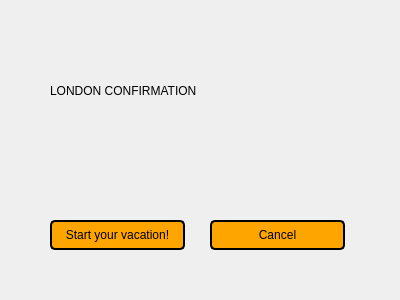
<?xml version="1.0" encoding="UTF-8"?>
<ui version="4.0">
 <class>tConfirmLondon</class>
 <widget class="QWidget" name="tConfirmLondon">
  <property name="geometry">
   <rect>
    <x>0</x>
    <y>0</y>
    <width>400</width>
    <height>300</height>
   </rect>
  </property>
  <property name="windowTitle">
   <string>Form</string>
  </property>
  <widget class="QLabel" name="label">
   <property name="geometry">
    <rect>
     <x>50</x>
     <y>50</y>
     <width>191</width>
     <height>81</height>
    </rect>
   </property>
   <property name="text">
    <string>LONDON CONFIRMATION</string>
   </property>
  </widget>
  <widget class="QPushButton" name="startSimulationButton">
   <property name="geometry">
    <rect>
     <x>50</x>
     <y>220</y>
     <width>135</width>
     <height>30</height>
    </rect>
   </property>
   <property name="styleSheet">
    <string notr="true">background-color:#ffa500;
border-style: solid;
border-color: black;
border-width: 2px;
border-radius: 5px;</string>
   </property>
   <property name="text">
    <string>Start your vacation!</string>
   </property>
  </widget>
  <widget class="QPushButton" name="cancelButton">
   <property name="geometry">
    <rect>
     <x>210</x>
     <y>220</y>
     <width>135</width>
     <height>30</height>
    </rect>
   </property>
   <property name="styleSheet">
    <string notr="true">background-color:#ffa500;
border-style: solid;
border-color: black;
border-width: 2px;
border-radius: 5px;</string>
   </property>
   <property name="text">
    <string>Cancel</string>
   </property>
  </widget>
 </widget>
 <resources/>
 <connections/>
</ui>
